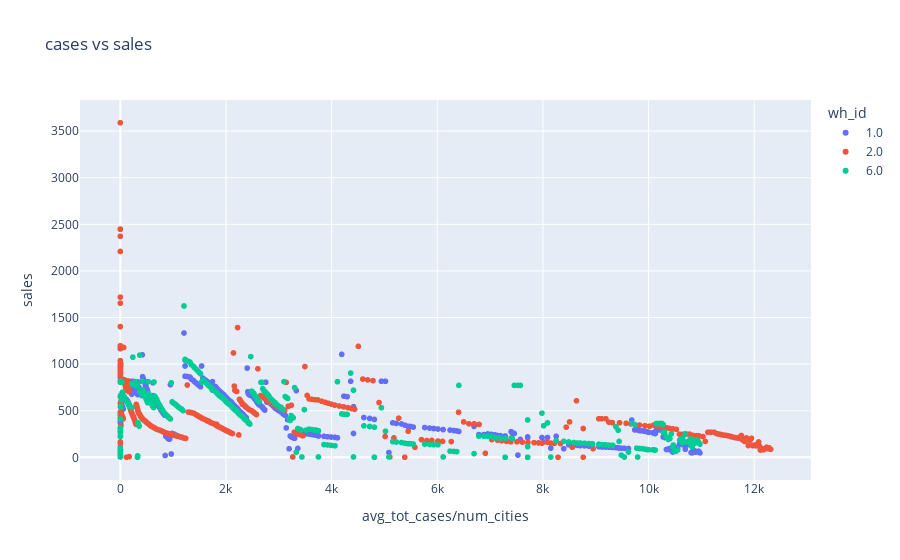

This figure's notebook cell:
### Code cell
cov['wh_id']=cov['wh_id'].astype('object')
fig = px.scatter(cov[(cov.wh_id==1)|(cov.wh_id==2)|(cov.wh_id==6)], x="avg_tot_cases/num_cities", y="sales",
                 title='cases vs sales',color='wh_id')
fig.show()

### Figure 1 — Plotly figure (JSON) as saved in the notebook; plotly's stock layout.template omitted (floating-point values rounded to 4 significant figures; data arrays with more than 128 entries replaced by an {"elided": "..."} marker saying what was removed)
{"data": [{"hovertemplate": "wh_id=1.0<br>avg_tot_cases/num_cities=%{x}<br>sales=%{y}<extra></extra>", "legendgroup": "1.0", "marker": {"color": "#636efa", "symbol": "circle"}, "mode": "markers", "name": "1.0", "showlegend": true, "type": "scattergl", "x": {"elided": "420 float values"}, "xaxis": "x", "y": {"elided": "420 int values"}, "yaxis": "y"}, {"hovertemplate": "wh_id=2.0<br>avg_tot_cases/num_cities=%{x}<br>sales=%{y}<extra></extra>", "legendgroup": "2.0", "marker": {"color": "#EF553B", "symbol": "circle"}, "mode": "markers", "name": "2.0", "showlegend": true, "type": "scattergl", "x": {"elided": "420 float values"}, "xaxis": "x", "y": {"elided": "420 int values"}, "yaxis": "y"}, {"hovertemplate": "wh_id=6.0<br>avg_tot_cases/num_cities=%{x}<br>sales=%{y}<extra></extra>", "legendgroup": "6.0", "marker": {"color": "#00cc96", "symbol": "circle"}, "mode": "markers", "name": "6.0", "showlegend": true, "type": "scattergl", "x": {"elided": "420 float values"}, "xaxis": "x", "y": {"elided": "420 int values"}, "yaxis": "y"}], "layout": {"autosize": true, "legend": {"title": {"text": "wh_id"}, "tracegroupgap": 0}, "title": {"text": "cases vs sales"}, "xaxis": {"anchor": "y", "autorange": true, "domain": [0, 1], "range": [-742.9, 13050.0], "title": {"text": "avg_tot_cases/num_cities"}, "type": "linear"}, "yaxis": {"anchor": "x", "autorange": true, "domain": [0, 1], "range": [-295.2, 3886.0], "title": {"text": "sales"}, "type": "linear"}}}
